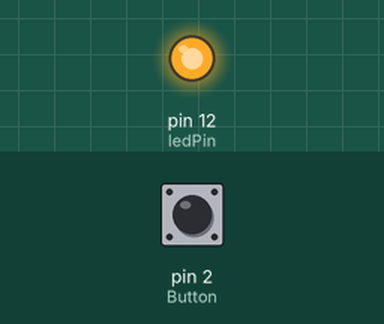
This sketch was run on a simulated Arduino Uno, built with avr-gcc and run on an emulated ATmega328P. On the bench: output pins drawn as LEDs (lit = HIGH). Dashed ring = blinking. The test bench sets the inputs (shaded band); at power-on: pin 2 (Button) LOW.

Above: at 1.2 s.
1.3 s: pin 2 (Button) pulled HIGH for 0.15 s
At 1.6 s:
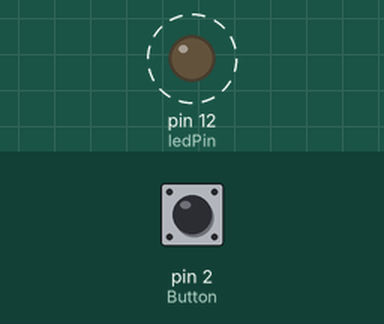
4.3 s: pin 2 (Button) pulled HIGH for 1 s
At 4.4 s:
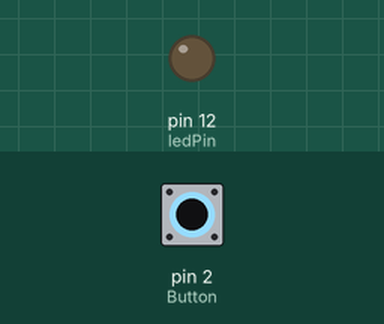
6.8 s: pin 2 (Button) pulled HIGH for 3.2 s
At 7.3 s:
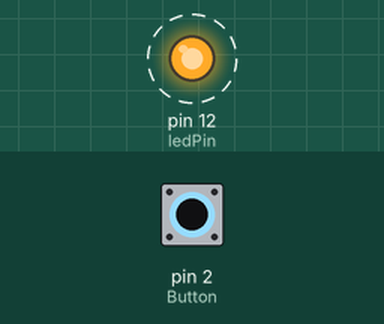
Timing chart, 0 to 17.5 s (numbered marks = the images above; inputs shaded):
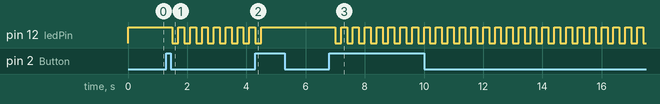

Measured:
- after the input at 1.3 s, pin 12 (ledPin): alternates HIGH for 0.20 s and LOW for 0.20 s, starting after 0.20 s
- after the input at 4.3 s, pin 12 (ledPin): goes on until 4.5 s, then stays HIGH
- after the input at 6.8 s, pin 12 (ledPin): alternates HIGH for 0.20 s and LOW for 0.20 s, starting after 0.20 s

The sketch:

oefening_Start_Stop_MetInterrupts.ino
```cpp
const int Button = 2;
const int ledPin = 12;
bool Running;

void setup() {
  analogReference(DEFAULT);
  pinMode(Button, INPUT);
  pinMode(ledPin, OUTPUT);
  attachInterrupt(digitalPinToInterrupt(Button),Interrupt, RISING);
}

void loop() {
  if(Running == true){
    digitalWrite(ledPin, HIGH);
    delay(200);
    digitalWrite(ledPin, LOW);
    delay(200);
  }
  else {
    digitalWrite(ledPin, HIGH);
  }
}

void Interrupt() {
    Running =! Running;
}
```
